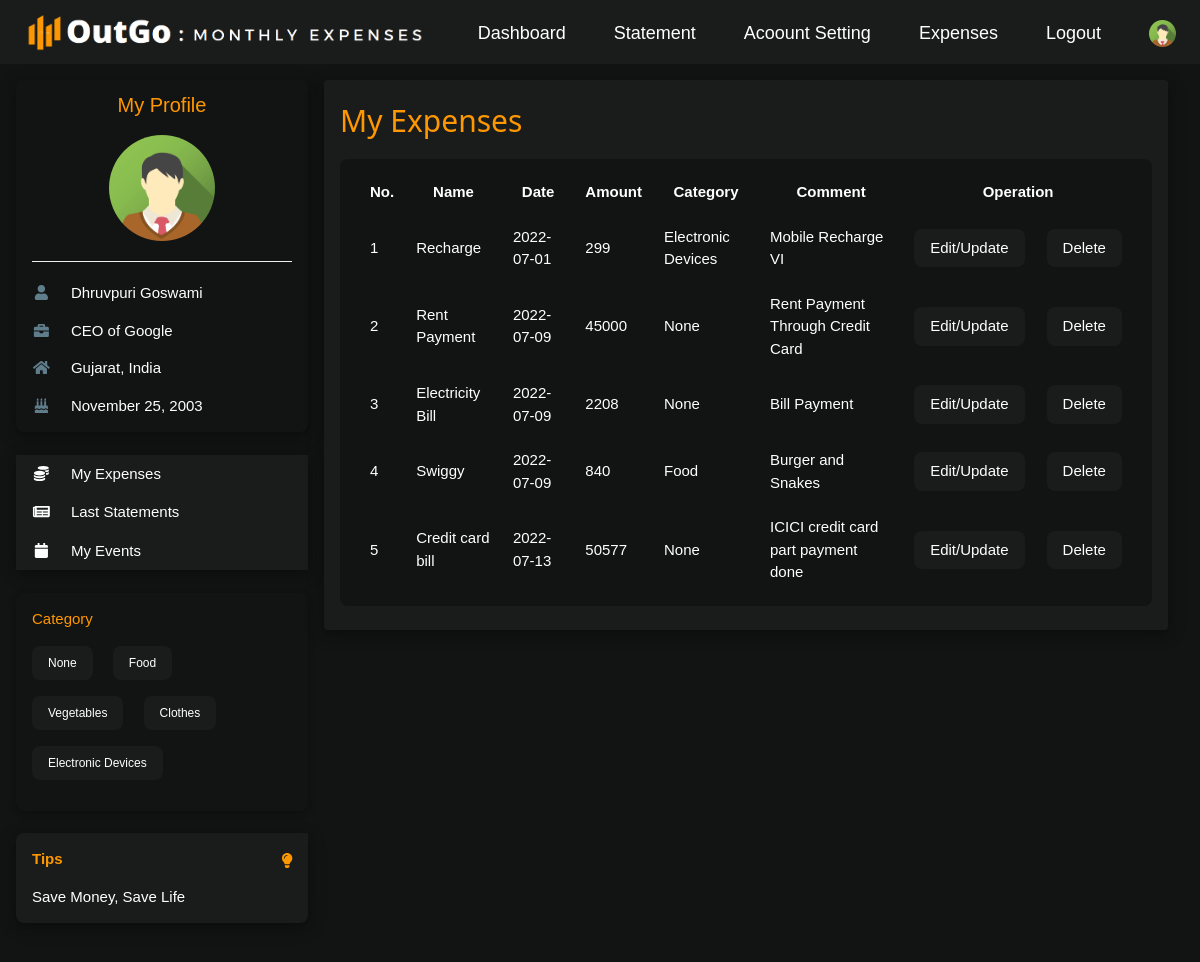
The app's page /user/myexpenses.php (signed in) with its own data.
### tables this page shows
CREATE TABLE `tbl_user` (
  `u_id` int(11) NOT NULL,
  `name` varchar(255) DEFAULT NULL,
  `username` varchar(255) DEFAULT NULL,
  `email` varchar(255) NOT NULL,
  `phone_no` varchar(10) DEFAULT NULL,
  `password` varchar(100) NOT NULL,
  `dob` date DEFAULT NULL,
  `age` int(11) DEFAULT NULL,
  `job` varchar(255) DEFAULT NULL,
  `salary` int(11) DEFAULT NULL,
  `expense_limit` int(11) DEFAULT NULL,
  `address` varchar(255) DEFAULT NULL,
  `city` varchar(255) DEFAULT NULL,
  `state` varchar(255) DEFAULT NULL,
  `country` varchar(255) DEFAULT NULL,
  `bio` varchar(510) DEFAULT NULL,
  `log` int(11) NOT NULL DEFAULT 0,
  `joined_since` date DEFAULT NULL
);

CREATE TABLE `tbl_category` (
  `c_id` int(11) NOT NULL,
  `cname` varchar(255) NOT NULL,
  `createdAt` date NOT NULL
);

CREATE TABLE `tbl_tips` (
  `t_id` int(11) NOT NULL,
  `msg` varchar(255) NOT NULL
);

CREATE TABLE `tbl_expenses` (
  `e_id` int(11) NOT NULL,
  `u_id` int(11) NOT NULL,
  `ename` varchar(255) NOT NULL,
  `date` date NOT NULL,
  `time` time DEFAULT NULL,
  `amount` varchar(10) NOT NULL,
  `category` varchar(255) NOT NULL,
  `comment` varchar(255) DEFAULT NULL
);

### user/myexpenses.php (the view, shortened to what this page needs)
<?php
    if(isset($_SESSION['user']))
    {
        include '../connection.php';
        $userId=$_SESSION['user'];
        $userDetails="SELECT * FROM tbl_user WHERE u_id='$userId'";
        $userDetailsResult=mysqli_query($conn,$userDetails);
        $userInfo=mysqli_fetch_assoc($userDetailsResult);
        $userName=$userInfo['name'];
        $userJob=$userInfo['job'];
        $userState=$userInfo['state'];
        $userCountry=$userInfo['country'];
        $dob=$userInfo['dob'];
        $date1=date_create($dob);
        $dob=date_format($date1,"F d, Y");
        $fetchCategory="SELECT * FROM tbl_category";
        $fetchCategoryResult=mysqli_query($conn,$fetchCategory);
        $allCategory=mysqli_fetch_all($fetchCategoryResult,MYSQLI_ASSOC);
        $myExpenses="SELECT * FROM tbl_expenses WHERE u_id='$userId' ORDER BY date ASC";
        $myExpensesResult=mysqli_query($conn,$myExpenses);
        $allExpenses=mysqli_fetch_all($myExpensesResult,MYSQLI_ASSOC);
        $index=0;
        ?>
<!DOCTYPE html>
<html>
<head>
    <link rel="stylesheet" href="../dj-style.css">
    <link rel="stylesheet" href="https://cdnjs.cloudflare.com/ajax/libs/font-awesome/4.7.0/css/font-awesome.min.css">
</head>
<body class="dj-premium">
    <div class="dj-top">
        <div class="dj-bar dj-silver dj-left-align dj-large">
            <a href="dashboard.php" class="dj-bar-item dj-padding-large"><img src="../images/1111.png" width="400rem"
                    height="40rem"></a>
            <a href="#" class="dj-bar-item dj-hide-small dj-right dj-padding-large dj-remove-underline"
                style="margin-top: 0.5rem;" title="My Account">
                <img src="../images/avatar.png" class="dj-circle" style="height:27px;width:27px" alt="Avatar">
            </a>
            <a href="../logout.php" class="dj-bar-item dj-hide-small dj-padding-large dj-remove-underline dj-right"
                style="margin-top: 0.5rem;" title="Logout">Logout</a>
            <a href="#" class="dj-bar-item dj-hide-small dj-padding-large dj-remove-underline dj-right"
                style="margin-top: 0.5rem;" title="Expenses">Expenses</a>
            <a href="#" class="dj-bar-item dj-hide-small dj-padding-large dj-remove-underline dj-right"
                style="margin-top: 0.5rem;" title="Account Settings">Acoount Setting</a>
            <a href="statement.php" class="dj-bar-item dj-hide-small dj-padding-large dj-remove-underline dj-right"
                style="margin-top: 0.5rem;" title="Statement">Statement</a>
            <a href="dashboard.php" class="dj-bar-item dj-hide-small dj-padding-large dj-remove-underline dj-right"
                style="margin-top: 0.5rem;" title="Statement">Dashboard</a>
        </div>
    </div>
    <div class="dj-container dj-content" style="max-width:1400px;margin-top:80px">
        <div class="dj-row">
            <div class="dj-col m3">
                <div class="dj-card-4 dj-round-large dj-premium dj-hover-shadow-white">
                    <div class="dj-container">
                        <h4 class="dj-center dj-text-orange"><a href="myprofile.php" style="text-decoration: none;">My
                                Profile</a></h4>
                        <p class="dj-center"><img src="../images/avatar.png" class="dj-circle"
                                style="height:106px;width:106px" alt="Avatar"></p>
                        <hr>
                        <p><i class="fa fa-user fa-fw dj-margin-right dj-text-theme"></i> <?php echo $userName; ?></p>
                        <p><i class="fa fa-briefcase fa-fw dj-margin-right dj-text-theme"></i> <?php echo $userJob; ?>
                        </p>
                        <p><i class="fa fa-home fa-fw dj-margin-right dj-text-theme"></i>
                            <?php echo "$userState, ".$userCountry; ?></p>
                        <p><i class="fa fa-birthday-cake fa-fw dj-margin-right dj-text-theme"></i> <?php echo $dob; ?>
                        </p>
                    </div>
                </div>
                <br>
                <div class="dj-card-4 dj-round-large dj-hover-shadow-white">
                    <div class="dj-silver">
                        <button onclick="myFunction('Demo1')" class="dj-button dj-block dj-left-align"><i
                                class="fa fa-coins fa-fw dj-margin-right"></i> My Expenses</button>
                        <button onclick="myFunction('Demo2')" class="dj-button dj-block dj-left-align"><i
                                class="fa fa-newspaper fa-fw dj-margin-right"></i> Last Statements</button>
                        <button onclick="myFunction('Demo3')" class="dj-button dj-block dj-left-align"><i
                                class="fa fa-calendar fa-fw dj-margin-right"></i> My Events</button>
                    </div>
                </div>
                <br>
                <div class="dj-card dj-round-large dj-premium dj-hide-small dj-hover-shadow-white">
                    <div class="dj-container">
                        <p class="dj-text-orange">Category</p>
                        <p>
                            <?php
                            foreach($allCategory as $cat)
                            {
                                $ca_name=$cat['cname'];
                            ?>
                            <span
                                class="dj-tag dj-small dj-silver dj-round-large dj-padding dj-margin-bottom dj-margin-right"><?php echo $ca_name; ?></span>
                            <?php
                            }
                            ?>
                        </p>
                    </div>
                </div>
                <br>
                <div
                    class="dj-container dj-display-container dj-round-large dj-silver dj-card-4 dj-margin-bottom dj-hide-small dj-hover-shadow-white">
                    <span onclick="this.parentElement.style.display='none'" class="dj-button dj-display-topright">
                        <i class="fa fa-lightbulb dj-text-orange" style="margin-top: 12px;"></i>
                    </span>
                    <?php
                        $views=$_SESSION['views'];
                        $sql="SELECT * FROM tbl_tips WHERE t_id='$views'";
                        $result=mysqli_query($conn,$sql);
                        $num=mysqli_num_rows($result);
                        if($num)
                        {
                            $sql="SELECT * FROM tbl_tips WHERE t_id='$views'";
                            $result=mysqli_query($conn,$sql);
                            $allTips=mysqli_fetch_assoc($result);
                            ?>
                            <p class="dj-text-orange"><strong>Tips</strong></p>
                            <p><?php echo $allTips['msg']; ?></p>
                            <?php
                        }
                    ?>
                </div>
            </div>
            <div class="dj-col m9">
                <div class="dj-row-padding">
                    <div class="dj-col m12">
                        <div class="dj-card-4 dj-round dj-silver dj-hover-shadow-white">
                            <div class="dj-container dj-padding dj-margin-bottom">
                                <h2 class="dj-text-orange">My Expenses </h2>
                                <table
                                    class="dj-premium dj-margin-top dj-padding dj-round-large dj-hover-shadow-white dj-margin-bottom"
                                    cellpadding="8" cellspacing="6">
                                    <tr>
                                        <th>No.</th>
                                        <th>Name</th>
                                        <th>Date</th>
                                        <th>Amount</th>
                                        <th>Category</th>
                                        <th>Comment</th>
                                        <th colspan="2">Operation</th>
                                    </tr>
                                    <?php
                                        foreach($allExpenses as $expenseresult)
                                        {
                                            $index++;
                                    ?>
                                    <tr>
                                        <td><?php echo $index; ?></td>
                                        <td><?php echo $expenseresult['ename']; ?></td>
                                        <td><?php echo $expenseresult['date']; ?></td>
                                        <td><?php echo $expenseresult['amount']; ?></td>
                                        <td><?php echo $expenseresult['category']; ?></td>
                                        <td><?php echo $expenseresult['comment']; ?></td>
                                        <td><a href="updateexpense.php?name=<?php echo $expenseresult['ename']; ?>&amount=<?php echo $expenseresult['amount']; ?>&date=<?php echo $expenseresult['date']; ?>"
                                                class="dj-button dj-silver dj-round-large">Edit/Update</a></td>
                                        <td><a href="deleteexpense.php?name=<?php echo $expenseresult['ename']; ?>&amount=<?php echo $expenseresult['amount']; ?>"
                                                class="dj-button dj-silver dj-round-large">Delete</a></td>
                                    </tr>
                                    <?php
                                        }
                                    ?>
                                </table>
                            </div>
                        </div>
                    </div>
                </div>
            </div>
        </div>
    </div>
    <br>
</body>
</html>
<?php
}
else
{
	header("location: ../login.php");
}
?>

### dj-style.css (style rules this page uses)
html { box-sizing: border-box }
*, *:before, *:after { box-sizing: inherit; font-family: Verdana, sans-serif; }
html { -ms-text-size-adjust: 100%; -webkit-text-size-adjust: 100% }
body { margin: 0 }
a { background-color: transparent }
b, strong { font-weight: bolder }
img { border-style: none }
hr { box-sizing: content-box; height: 0; overflow: visible }
button, input, select, textarea, optgroup { font: inherit; margin: 0 }
button, input { overflow: visible }
button, select { text-transform: none }
button, [type=button], [type=reset], [type=submit] { -webkit-appearance: button }
html, body { font-family: Verdana, sans-serif; font-size: 15px; line-height: 1.5 }
html { overflow-x: hidden }
h2 { font-size: 30px; font-family: Verdana, sans-serif; }
h4 { font-size: 20px }
h1, h2, h3, h4, h5, h6 { font-family: "Segoe UI", Arial, sans-serif; font-weight: 400; margin: 10px 0 }
hr { border: 0; border-top: 1px solid #eee; margin: 20px 0 }
img { vertical-align: middle }
a { color: inherit }
.dj-btn, .dj-button { border: none; display: inline-block; padding: 8px 16px; vertical-align: middle; overflow: hidden; text-decoration: none; color: inherit; background-color: inherit; text-align: center; cursor: pointer; white-space: nowrap }
.dj-btn, .dj-button { -webkit-touch-callout: none; -webkit-user-select: none; -khtml-user-select: none; -moz-user-select: none; -ms-user-select: none; user-select: none }
.dj-badge, .dj-tag { background-color: #000; color: #fff; display: inline-block; padding-left: 8px; padding-right: 8px; text-align: center }
.dj-tooltip, .dj-display-container { position: relative }
.dj-bar { width: 100%; overflow: hidden }
.dj-bar .dj-bar-item { padding: 8px 16px; float: left; width: auto; border: none; display: block; outline: 0 }
.dj-block { display: block; width: 100% }
.dj-container:after, .dj-container:before, .dj-panel:after, .dj-panel:before, .dj-row:after, .dj-row:before, .dj-row-padding:after, .dj-row-padding:before, .dj-cell-row:before, .dj-cell-row:after, .dj-clear:after, .dj-clear:before, .dj-bar:before, .dj-bar:after { content: ""; display: table; clear: both }
.dj-col, .dj-half, .dj-third, .dj-twothird, .dj-threequarter, .dj-quarter { float: left; width: 100% }
@media (min-width:601px) { .dj-col.m3, .dj-quarter { width: 24.99999% } }
@media (min-width:601px) { .dj-col.m9, .dj-threequarter { width: 74.99999% } }
@media (min-width:601px) { .dj-col.m12 { width: 99.99999% } }
.dj-content, .dj-auto { margin-left: auto; margin-right: auto }
.dj-content { max-width: 980px }
.dj-top, .dj-bottom { position: fixed; width: 100%; z-index: 1 }
.dj-top { top: 0 }
.dj-display-topright { position: absolute; right: 0; top: 0 }
.dj-circle { border-radius: 50% }
.dj-round, .dj-round-medium { border-radius: 4px }
.dj-round-large { border-radius: 8px }
.dj-row-padding, .dj-row-padding>.dj-half, .dj-row-padding>.dj-third, .dj-row-padding>.dj-twothird, .dj-row-padding>.dj-threequarter, .dj-row-padding>.dj-quarter, .dj-row-padding>.dj-col { padding: 0 8px }
.dj-container, .dj-panel { padding: 0.01em 16px }
.dj-card, .dj-card-2 { box-shadow: 0 2px 5px 0 rgba(0, 0, 0, 0.16), 0 2px 10px 0 rgba(0, 0, 0, 0.12) }
.dj-card-4, .dj-hover-shadow:hover { box-shadow: 0 4px 10px 0 rgba(0, 0, 0, 0.2), 0 4px 20px 0 rgba(0, 0, 0, 0.19) }
.dj-small { font-size: 12px !important }
.dj-large { font-size: 18px !important }
.dj-left-align { text-align: left !important }
.dj-center { text-align: center !important }
.dj-margin-top { margin-top: 16px !important }
.dj-margin-bottom { margin-bottom: 16px !important }
.dj-margin-right { margin-right: 16px !important }
.dj-padding { padding: 8px 16px !important }
.dj-padding-large { padding: 12px 24px !important }
.dj-right { float: right !important }
.dj-premium, .dj-hover-premium:hover { color: #fff !important; background-color: #121313 !important }
.dj-silver, .dj-hover-silver:hover { color: #fff !important; background-color: #1a1b1b !important }
.dj-text-orange, .dj-hover-text-orange:hover { color: #ff9800 !important }
.dj-remove-underline { text-decoration: none; }
.dj-text-theme { color:#607d8b !important }

### records on screen
tbl_user: name "Dhruvpuri Goswami", job "CEO of Google", state "Gujarat", country "India", dob "November 25, 2003"
tbl_category: cname "None"
tbl_category: cname "Food"
tbl_category: cname "Vegetables"
tbl_category: cname "Clothes"
tbl_category: cname "Electronic Devices"
tbl_tips: msg "Save Money, Save Life"
tbl_expenses: ename "Recharge", date "2022-07-01", amount "299", category "Electronic Devices", comment "Mobile Recharge VI"
tbl_expenses: ename "Rent Payment", date "2022-07-09", amount "45000", category "None", comment "Rent Payment Through Credit Card"
tbl_expenses: ename "Electricity Bill", date "2022-07-09", amount "2208", category "None", comment "Bill Payment"
tbl_expenses: ename "Swiggy", date "2022-07-09", amount "840", category "Food", comment "Burger and Snakes"
tbl_expenses: ename "Credit card bill", date "2022-07-13", amount "50577", category "None", comment "ICICI credit card part payment done"
